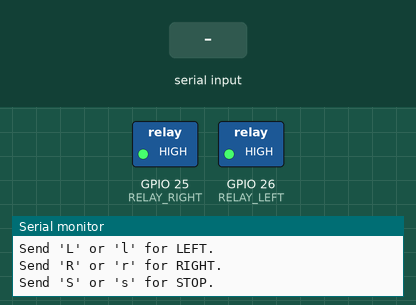
This program was run on a simulated ESP32. On the bench: switched loads named in the program (green lamp = pin HIGH), the last lines printed to the serial monitor. The test bench sets the inputs (shaded band).

Above: at 1.2 s.
1.3 s: "L\n" received over Serial
At 2.1 s:
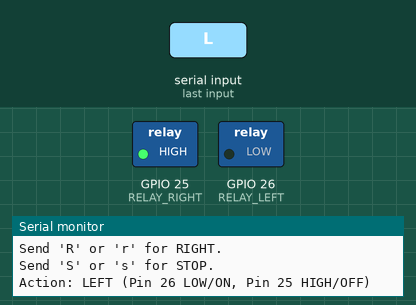
3.8 s: "R\n" received over Serial
At 4.2 s:
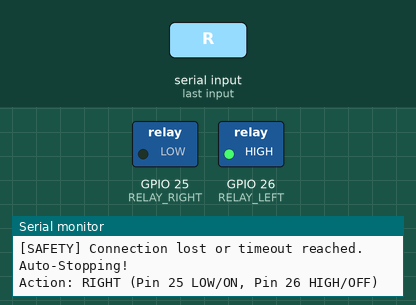
Timing chart, 0 to 6.8 s (numbered marks = the images above; inputs shaded):
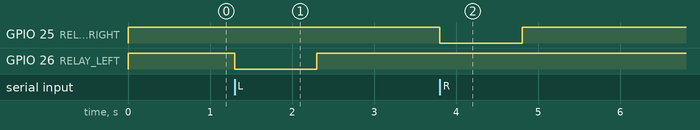

The program:

main.cpp
```cpp
#include <Arduino.h>

// Define relay pins based on your wiring
const int RELAY_RIGHT = 25; // Connected to IN1 and IN2
const int RELAY_LEFT = 26;  // Connected to IN3 and IN4

// --- SAFETY TIMEOUT (DEADMAN SWITCH) ---
// Because your ESP32 is powered via VIN, unplugging the USB cable does NOT turn it off.
// If you unplug the USB while it's moving, it will keep moving forever!
// This stops the motor if no new command is received for 3 seconds.
// (To keep it spinning forever, change this to 0, but be careful!)
unsigned long autoStopTimeout = 1000;
unsigned long lastCommandTime = 0;
bool isMoving = false;

void setup() {
  // Initialize Serial Monitor
  Serial.begin(115200);

  // CRITICAL STEP FOR ACTIVE-LOW RELAYS:
  // Write HIGH to the pins *before* setting them as outputs.
  // This prevents the relays from momentarily clicking ON when the ESP32 boots.
  digitalWrite(RELAY_RIGHT, HIGH);
  digitalWrite(RELAY_LEFT, HIGH);

  // Configure relay pins as outputs
  pinMode(RELAY_RIGHT, OUTPUT);
  pinMode(RELAY_LEFT, OUTPUT);

  // Default state: STOP (Both relays OFF).
  // Remember: HIGH = OFF, LOW = ON.
  digitalWrite(RELAY_RIGHT, HIGH);
  digitalWrite(RELAY_LEFT, HIGH);

  // Print menu to the Serial Monitor
  Serial.println("\n==========================================");
  Serial.println("--- ESP32 Antenna Motor Control Ready ---");
  Serial.println("[SAFETY] Serial connected. Motors forced to STOP.");
  Serial.println("==========================================");
  Serial.println("Hardware logic: ACTIVE-LOW");
  Serial.println("Send 'L' or 'l' for LEFT.");
  Serial.println("Send 'R' or 'r' for RIGHT.");
  Serial.println("Send 'S' or 's' for STOP.");
}

void loop() {
  // Check if data is available in the Serial buffer
  if (Serial.available() > 0) {
    char command = Serial.read();
    lastCommandTime = millis(); // Reset the safety timer whenever we get a command

    switch (command) {
      // --- LEFT COMMAND ---
      case 'L':
      case 'l':
        Serial.println("Action: LEFT (Pin 26 LOW/ON, Pin 25 HIGH/OFF)");
        digitalWrite(RELAY_RIGHT, HIGH); // Turn Right OFF
        digitalWrite(RELAY_LEFT, LOW);   // Turn Left ON
        isMoving = true;
        break;

      // --- RIGHT COMMAND ---
      case 'R':
      case 'r':
        Serial.println("Action: RIGHT (Pin 25 LOW/ON, Pin 26 HIGH/OFF)");
        digitalWrite(RELAY_LEFT, HIGH);  // Turn Left OFF
        digitalWrite(RELAY_RIGHT, LOW);  // Turn Right ON
        isMoving = true;
        break;

      // --- STOP COMMAND ---
      case 'S':
      case 's':
        Serial.println("Action: STOP (Both Relays HIGH/OFF)");
        digitalWrite(RELAY_LEFT, HIGH);  // Turn Left OFF
        digitalWrite(RELAY_RIGHT, HIGH); // Turn Right OFF
        isMoving = false;
        break;

      // --- IGNORE LINE ENDINGS ---
      case '\n':
      case '\r':
        break;

      // --- UNKNOWN COMMAND ---
      default:
        Serial.println("Unknown command. Please send L, R, or S.");
        break;
    }
  }

  // --- SAFETY AUTO-STOP LOGIC ---
  // If we are currently moving, AND the timeout feature is enabled (> 0),
  // stop the motors if it's been longer than 'autoStopTimeout' since the last command.
  if (isMoving && autoStopTimeout > 0) {
    if (millis() - lastCommandTime > autoStopTimeout) {
      Serial.println("\n[SAFETY] Connection lost or timeout reached. Auto-Stopping!");
      digitalWrite(RELAY_LEFT, HIGH);  // Turn Left OFF
      digitalWrite(RELAY_RIGHT, HIGH); // Turn Right OFF
      isMoving = false;
    }
  }
}
```

Measured:
- after the input at 1.3 s, GPIO 26 (RELAY_LEFT): HIGH → LOW at once, → HIGH 1.0 s later
- after the input at 3.8 s, GPIO 25 (RELAY_RIGHT): HIGH → LOW at once, → HIGH 1.0 s later
